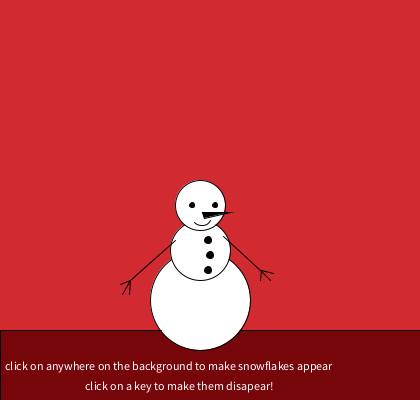
Frame 1 (no input)
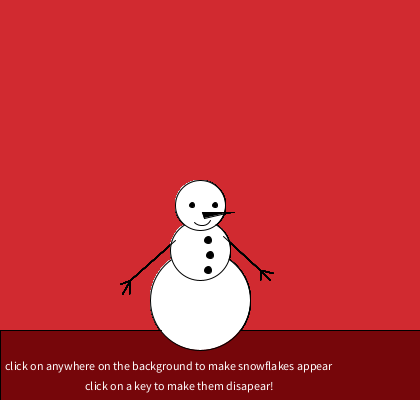
Frame 60 (the mouse pressed at the canvas centre just before this capture)
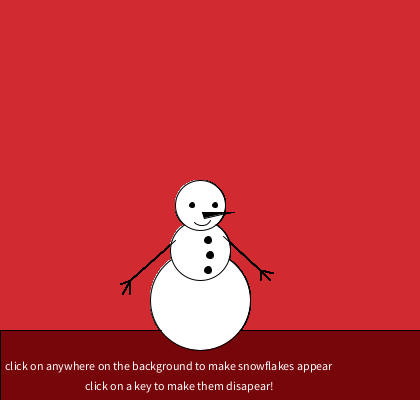
Frame 120 (the mouse held since frame 60 and released just before this capture)

The Processing sketch that drew these frames (run headless with seeded random() and noise(); from frame 60 on, the mouse is pressed at the canvas centre):

// Processing sketch: processing_37584
// ── processing_37584.pde

void setup () {
  size(420, 400);
background(209, 42, 48);
smooth();
frameRate(30);
}

void draw() {

//ground

fill(118, 6, 10);
rect(0, 330, 420, 80);
fill(255);
text("click on anywhere on the background to make snowflakes appear", 5, 370);
text("click on a key to make them disapear!", 85, 390);

//lower belly
fill(255);
ellipseMode(CENTER);
ellipse(200,300,100,100);

//middle belly
ellipseMode(CENTER);
ellipse(200, 250, 60, 60);

//face 
ellipseMode(CENTER);
ellipse(200, 205, 50, 50);

//smile
noFill();
arc(202, 216, 20, 20, 0.5, PI/1.3);

//left eye
ellipseMode(CENTER);
fill(0);
ellipse(192, 205, 5, 5);

//right eye
ellipseMode(CENTER);
ellipse(215, 205, 5, 5);

//nose
triangle(202, 212, 204, 218, 230, 212);

//left hand points down
line( 130, 280, 175, 240);

//left fingers
line( 130, 280, 120, 284);
line( 130, 280, 122, 294);
line( 130, 280, 129, 294);

//right hand points down
line( 223, 236, 260, 270);

//right fingers
line (261, 270, 260, 280);
line (260, 270, 270, 280);
line (261, 270, 273, 273);

//right hand up
//line(226, 240, 260, 200);

//left hand up
//line( 180, 245, 130, 200);

//belly dot high
fill(0);
ellipseMode(CENTER);
ellipse(208, 240, 7, 7);

//belly dot middle
fill(0);
ellipseMode(CENTER);
ellipse(210, 255, 7, 7);

//belly dot low
fill(0);
ellipseMode(CENTER);
ellipse(208, 270, 7, 7);

//ground
line(0, 330, 161, 330);

}

void mousePressed() {

//snow frakes when mouse is clicked, change colour based on the location of the mouse
fill(mouseX, 0, mouseY);
ellipse (pmouseX, pmouseY, 10, 10);
}

void keyPressed() {
 //when a key is pressed the snowflakes disspear, background returns
background(209, 42, 48);
}
